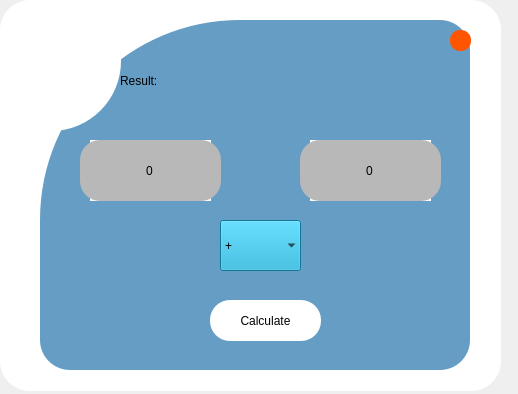
<?xml version="1.0" encoding="UTF-8"?>
<ui version="4.0">
 <class>Calculator</class>
 <widget class="QWidget" name="Calculator">
  <property name="geometry">
   <rect>
    <x>0</x>
    <y>0</y>
    <width>518</width>
    <height>394</height>
   </rect>
  </property>
  <property name="windowTitle">
   <string>Calculator</string>
  </property>
  <property name="styleSheet">
   <string notr="true"/>
  </property>
  <widget class="QLineEdit" name="lineEdit_number1">
   <property name="geometry">
    <rect>
     <x>80</x>
     <y>140</y>
     <width>141</width>
     <height>61</height>
    </rect>
   </property>
   <property name="styleSheet">
    <string notr="true">background-color: rgb(255, 255, 255);
background-color: rgb(184, 184, 184);
border-radius:20px;
font: 75 25pt &quot;MS Shell Dlg 2&quot;;</string>
   </property>
   <property name="text">
    <string>0</string>
   </property>
   <property name="alignment">
    <set>Qt::AlignCenter</set>
   </property>
  </widget>
  <widget class="QLineEdit" name="lineEdit_number2">
   <property name="geometry">
    <rect>
     <x>300</x>
     <y>140</y>
     <width>141</width>
     <height>61</height>
    </rect>
   </property>
   <property name="styleSheet">
    <string notr="true">background-color: rgb(255, 255, 255);
background-color: rgb(184, 184, 184);
border-radius:20px;
font: 75 25pt &quot;MS Shell Dlg 2&quot;;</string>
   </property>
   <property name="text">
    <string>0</string>
   </property>
   <property name="alignment">
    <set>Qt::AlignCenter</set>
   </property>
  </widget>
  <widget class="QComboBox" name="comboBox_operation">
   <property name="geometry">
    <rect>
     <x>220</x>
     <y>220</y>
     <width>81</width>
     <height>51</height>
    </rect>
   </property>
   <property name="styleSheet">
    <string notr="true">background-color: rgb(255, 255, 255);
background-color: rgb(23, 168, 212);
font: 75 25pt &quot;MS Shell Dlg 2&quot;;</string>
   </property>
   <property name="frame">
    <bool>false</bool>
   </property>
   <item>
    <property name="text">
     <string>+</string>
    </property>
   </item>
   <item>
    <property name="text">
     <string>-</string>
    </property>
   </item>
   <item>
    <property name="text">
     <string>*</string>
    </property>
   </item>
   <item>
    <property name="text">
     <string>/</string>
    </property>
   </item>
  </widget>
  <widget class="QPushButton" name="pushButton_calculate">
   <property name="geometry">
    <rect>
     <x>210</x>
     <y>300</y>
     <width>111</width>
     <height>41</height>
    </rect>
   </property>
   <property name="styleSheet">
    <string notr="true">background-color: rgb(255, 255, 255);
font: 75 12pt &quot;MS Shell Dlg 2&quot;;
border-radius:20px;</string>
   </property>
   <property name="text">
    <string>Calculate</string>
   </property>
  </widget>
  <widget class="QLabel" name="label_result">
   <property name="geometry">
    <rect>
     <x>230</x>
     <y>60</y>
     <width>211</width>
     <height>41</height>
    </rect>
   </property>
   <property name="styleSheet">
    <string notr="true">font: 75 25pt &quot;MS Shell Dlg 2&quot;;</string>
   </property>
   <property name="text">
    <string/>
   </property>
  </widget>
  <widget class="QLabel" name="label">
   <property name="geometry">
    <rect>
     <x>0</x>
     <y>0</y>
     <width>501</width>
     <height>391</height>
    </rect>
   </property>
   <property name="styleSheet">
    <string notr="true">background-color: rgb(255, 255, 255);
border-radius:30px;</string>
   </property>
   <property name="text">
    <string/>
   </property>
  </widget>
  <widget class="QLabel" name="bg">
   <property name="geometry">
    <rect>
     <x>40</x>
     <y>20</y>
     <width>430</width>
     <height>350</height>
    </rect>
   </property>
   <property name="styleSheet">
    <string notr="true">background-color: rgb(102, 157, 196);
border-radius:30px;
border-top-left-radius:200px;</string>
   </property>
   <property name="text">
    <string/>
   </property>
  </widget>
  <widget class="QLabel" name="b2">
   <property name="geometry">
    <rect>
     <x>20</x>
     <y>20</y>
     <width>101</width>
     <height>111</height>
    </rect>
   </property>
   <property name="styleSheet">
    <string notr="true">background-color: rgb(255, 255, 255);
border-radius:30px;
border-bottom-right-radius:70px;
</string>
   </property>
   <property name="text">
    <string/>
   </property>
  </widget>
  <widget class="QLabel" name="number1">
   <property name="geometry">
    <rect>
     <x>90</x>
     <y>140</y>
     <width>121</width>
     <height>61</height>
    </rect>
   </property>
   <property name="styleSheet">
    <string notr="true">background-color: rgb(255, 255, 255);</string>
   </property>
   <property name="text">
    <string/>
   </property>
  </widget>
  <widget class="QLabel" name="number2">
   <property name="geometry">
    <rect>
     <x>310</x>
     <y>140</y>
     <width>121</width>
     <height>61</height>
    </rect>
   </property>
   <property name="styleSheet">
    <string notr="true">background-color: rgb(255, 255, 255);</string>
   </property>
   <property name="text">
    <string/>
   </property>
  </widget>
  <widget class="QLabel" name="label_2">
   <property name="geometry">
    <rect>
     <x>120</x>
     <y>60</y>
     <width>101</width>
     <height>41</height>
    </rect>
   </property>
   <property name="styleSheet">
    <string notr="true">font: 75 20pt &quot;MS Shell Dlg 2&quot;;</string>
   </property>
   <property name="text">
    <string>Result:</string>
   </property>
  </widget>
  <widget class="QPushButton" name="close_btn">
   <property name="geometry">
    <rect>
     <x>450</x>
     <y>30</y>
     <width>21</width>
     <height>21</height>
    </rect>
   </property>
   <property name="styleSheet">
    <string notr="true">background-color: rgb(255, 85, 0);
border-radius:10px;
</string>
   </property>
   <property name="text">
    <string/>
   </property>
  </widget>
  <zorder>label</zorder>
  <zorder>bg</zorder>
  <zorder>b2</zorder>
  <zorder>label_result</zorder>
  <zorder>pushButton_calculate</zorder>
  <zorder>comboBox_operation</zorder>
  <zorder>number1</zorder>
  <zorder>lineEdit_number1</zorder>
  <zorder>number2</zorder>
  <zorder>lineEdit_number2</zorder>
  <zorder>label_2</zorder>
  <zorder>close_btn</zorder>
 </widget>
 <resources/>
 <connections/>
</ui>
